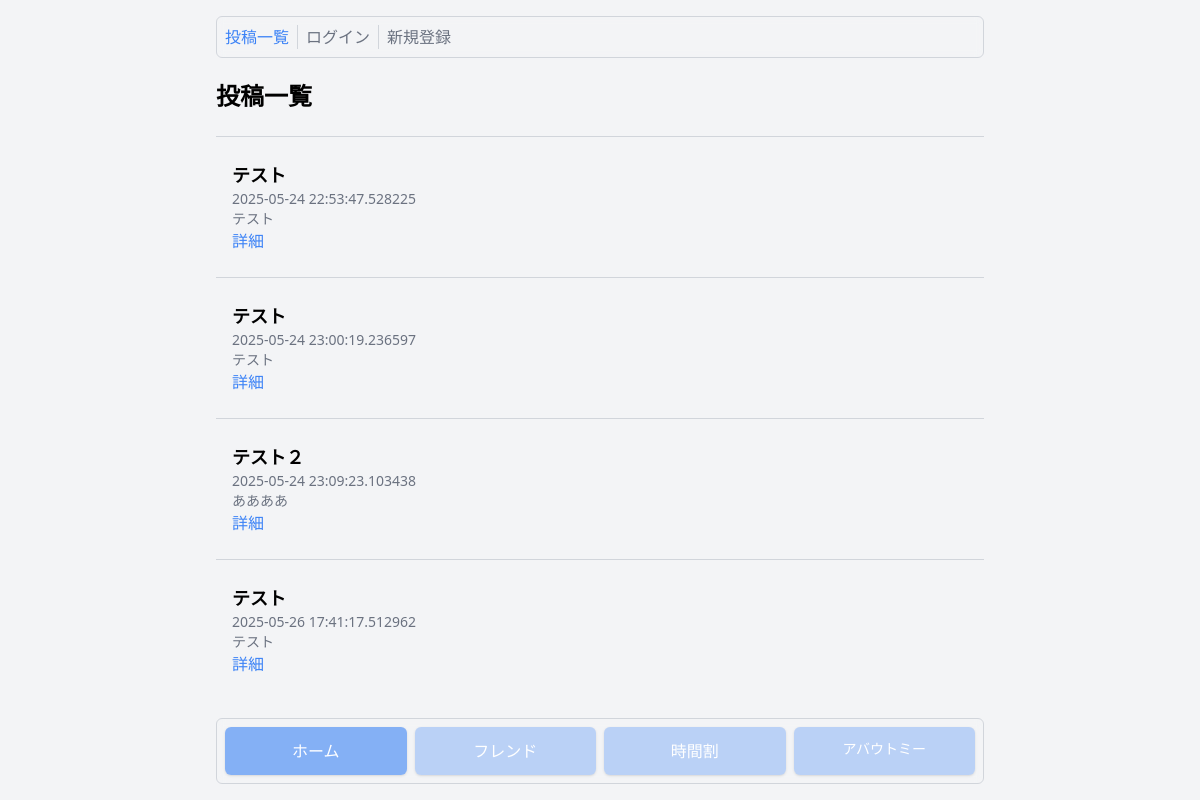
The page /home on the database its author committed.
### app.py (models this page shows, shortened)
class Post(db.Model):
    __tablename__="posts"
    id=db.Column(db.String, primary_key=True, default=lambda x: str(uuid.uuid4()))
    title=db.Column(db.String, nullable=False)
    content=db.Column(db.String, nullable=False)
    ip=db.Column(db.String, nullable=False)
    created_at=db.Column(db.DateTime, default=datetime.now)
    user_id=db.Column(db.String, db.ForeignKey("users.id"), nullable=False)

### app.py (the view)
@app.route("/home")
def home():
    posts= Post.query.join(User).add_columns(User.username).all()
    return render_template("home.html", posts=posts)

### templates/home.html (shortened to what this page needs)
{% extends "base.html" %}
{% block content %}
<p class="text-2xl font-bold">投稿一覧</p>
{% for post in posts %}
<div class="my-6 border-t border-gray-300"></div>
<div class="px-4">
    <p class="text-lg font-bold">{{ post[0].title }}</p>
    <p class="text-sm text-gray-500">{{ post[0].created_at }}</p>
    <p class="text-sm text-gray-500">{{ post[0].content }}</p>
    <a href="{{ url_for('post', post_id=post[0].id) }}" class="text-blue-500">詳細</a>
</div>
{% endfor %}
<div class="grid grid-cols-2 md:grid-cols-4 gap-2 text-center border border-gray-300 rounded-md p-2 m-4 bottom-0 left-0 right-0 backdrop-blur-sm max-w-3xl mx-auto fixed">
    <a href="{{ url_for('home') }}" class="bg-blue-500/60 rounded-md text-white shadow py-3">ホーム</a>
    <a href="{{ url_for('friend') }}" class="bg-blue-500/30 rounded-md text-white shadow py-3">フレンド</a>
    <a href="{{ url_for('schedule') }}" class="bg-blue-500/30 rounded-md text-white shadow py-3">時間割</a>
    <a href="#" class="bg-blue-500/30 rounded-md text-white shadow py-3 text-sm">アバウトミー</a>
</div>
{% endblock %}

### templates/base.html (shortened to what this page needs)
<!DOCTYPE html>
<html>
<head>
    <script src="https://cdn.tailwindcss.com"></script>
</head>
<body class="bg-gray-100 dark:bg-zinc-950 dark:text-white">
    <div class="my-8 mx-8 md:mx-auto max-w-3xl">
        <div class="border-gray-300 border p-2 rounded-md flex gap-2 mb-4 fixed top-0 left-0 right-0 backdrop-blur-sm max-w-3xl mx-auto mt-4">
            <a href="{{ url_for('home') }}" class="text-blue-500">投稿一覧</a>
            {% if current_user.is_authenticated %}
            <p class="text-gray-500">{{ current_user.username }}としてログイン中</p>
            <div class="border-gray-300 border-l"></div>
            <a href="{{ url_for('logout') }}" class="text-gray-500 dark:text-white">ログアウト</a>
            {% else %}
            <a href="{{ url_for('login') }}" class="text-gray-500 dark:text-white">ログイン</a>
            <a href="{{ url_for('signup') }}" class="text-gray-500 dark:text-white">新規登録</a>
            {% endif %}
        </div>
        <div class="mt-20">
            {% block content %}
            {% endblock %}
        </div>
    </div>
</body>
</html>

### rows shown on the page
Post: title "テスト", created_at "2025-05-24 22:53:47.528225", content "テスト"
Post: title "テスト", created_at "2025-05-24 23:00:19.236597", content "テスト"
Post: title "テスト２", created_at "2025-05-24 23:09:23.103438", content "ああああ"
Post: title "テスト", created_at "2025-05-26 17:41:17.512962", content "テスト"
